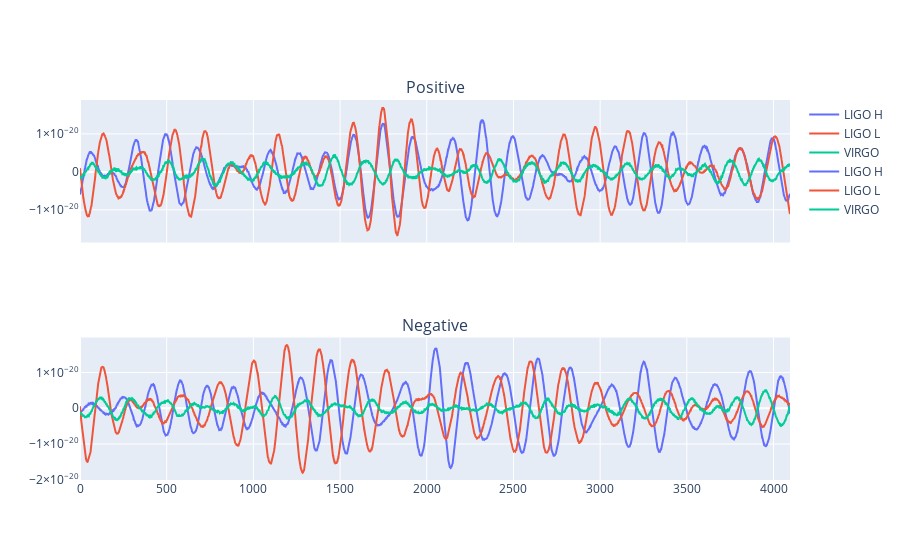

Notebook code for this chart:
### Markdown cell above
#### Visualizing
Let's look at one negative and one positive together. We'll transpose the dataframes for plotting, and plot both the raw data and its fourier transform (showing the amplitude as a function of frequency)

### Code cell
fig = make_subplots(rows=2, cols=1, shared_xaxes=True, shared_yaxes=True, subplot_titles=['Positive','Negative'])

positive = pd.DataFrame(np.load(train_pathnames[positive_index[0]])).rename(index={0: "LIGO H", 1: "LIGO L", 2: "VIRGO"}).transpose()
pos_subfig = px.line(positive, title=train_labels.iloc[[positive_index[0]]].id.item())
for i, v in enumerate(pos_subfig.data):
    fig.add_trace(go.Scatter(x=v['x'], y=v['y'], name = v['name'], line=dict(color=px.colors.qualitative.Plotly[i])), row=1, col=1)
    
negative = pd.DataFrame(np.load(train_pathnames[negative_index[0]])).rename(index={0: "LIGO H", 1: "LIGO L", 2: "VIRGO"}).transpose()
neg_subfig = px.line(negative, title=train_labels.iloc[[negative_index[0]]].id.item())
for i, v in enumerate(neg_subfig.data):
    fig.add_trace(go.Scatter(x=v['x'], y=v['y'], name = v['name'], line=dict(color=px.colors.qualitative.Plotly[i])), row=2, col=1)
    
fig.show()

### Figure 1 — Plotly figure (JSON) as saved in the notebook; plotly's stock layout.template omitted (floating-point values rounded to 4 significant figures; data arrays with more than 128 entries replaced by an {"elided": "..."} marker saying what was removed)
{"data": [{"line": {"color": "#636EFA"}, "name": "LIGO H", "type": "scatter", "x": {"elided": "4096 int values"}, "xaxis": "x", "y": {"elided": "4096 float values"}, "yaxis": "y"}, {"line": {"color": "#EF553B"}, "name": "LIGO L", "type": "scatter", "x": {"elided": "4096 int values"}, "xaxis": "x", "y": {"elided": "4096 float values"}, "yaxis": "y"}, {"line": {"color": "#00CC96"}, "name": "VIRGO", "type": "scatter", "x": {"elided": "4096 int values"}, "xaxis": "x", "y": {"elided": "4096 float values"}, "yaxis": "y"}, {"line": {"color": "#636EFA"}, "name": "LIGO H", "type": "scatter", "x": {"elided": "4096 int values"}, "xaxis": "x2", "y": {"elided": "4096 float values"}, "yaxis": "y2"}, {"line": {"color": "#EF553B"}, "name": "LIGO L", "type": "scatter", "x": {"elided": "4096 int values"}, "xaxis": "x2", "y": {"elided": "4096 float values"}, "yaxis": "y2"}, {"line": {"color": "#00CC96"}, "name": "VIRGO", "type": "scatter", "x": {"elided": "4096 int values"}, "xaxis": "x2", "y": {"elided": "4096 float values"}, "yaxis": "y2"}], "layout": {"annotations": [{"font": {"size": 16}, "showarrow": false, "text": "Positive", "x": 0.5, "xanchor": "center", "xref": "paper", "y": 1, "yanchor": "bottom", "yref": "paper"}, {"font": {"size": 16}, "showarrow": false, "text": "Negative", "x": 0.5, "xanchor": "center", "xref": "paper", "y": 0.375, "yanchor": "bottom", "yref": "paper"}], "xaxis": {"anchor": "y", "domain": [0, 1], "matches": "x2", "showticklabels": false}, "xaxis2": {"anchor": "y2", "domain": [0, 1]}, "yaxis": {"anchor": "x", "domain": [0.625, 1]}, "yaxis2": {"anchor": "x2", "domain": [0, 0.375]}}}
